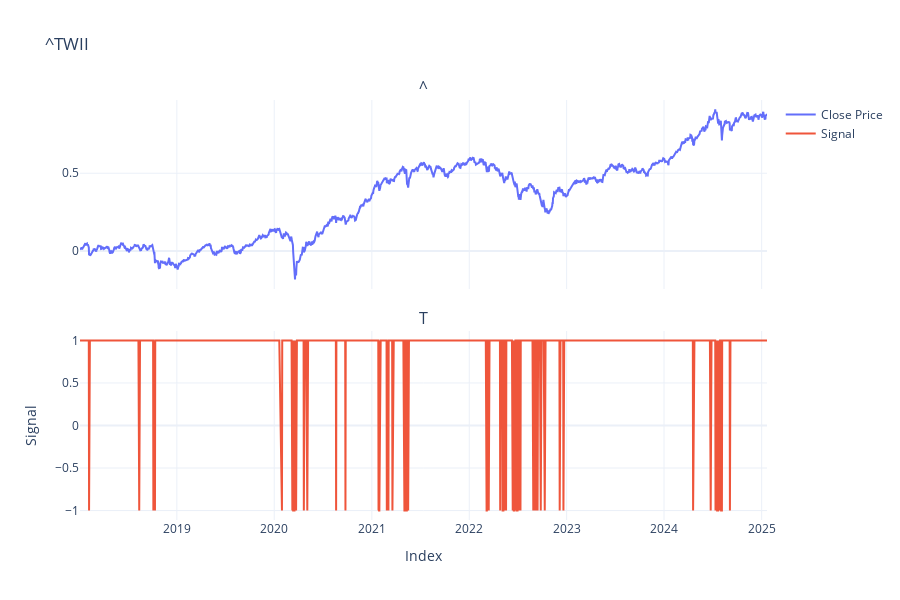

The notebook cell saved with this chart:
### Code cell
returns["pct_power_5"] = np.power(returns.Close, 5)
tajm = 242
alpha = 2 / (tajm + 1)
returns['cumsum_bm'] = returns.Close.cumsum()
returns['ma_cumsum_bm'] = returns.cumsum_bm.rolling(60).mean()
returns['pct_for_calculating_profit'] = returns.Close.shift(-2)

returns["pct_power_5_ema"] = returns["pct_power_5"].ewm(alpha=alpha, adjust=False).mean()
returns['pct_power_5_ema_shift_1'] = returns.pct_power_5_ema.shift(1)

returns['signal'] = returns.apply(lambda row: 1 if row['pct_power_5_ema'] > row['pct_power_5_ema_shift_1']*1.01 or row['pct_power_5_ema'] > 0 else -1, axis=1)


returns['strat_pct'] = returns.signal * returns.pct_for_calculating_profit

k = 0
u = -1

fig = make_subplots(rows=2, cols=1, shared_xaxes=True, vertical_spacing=0.1,
                     subplot_titles=symbol)

# fig.add_trace(go.Scatter(
#     x=returns.index[k:u],
#     y=returns.iloc[k:u]['strat_pct'].cumsum(),
#     mode='lines',
#     name='Cumulative Strategy %'
# ), row=1, col=1)
fig.add_trace(go.Scatter(
    x=returns.index[k:u],
    y=returns.iloc[k:u].cumsum_bm,
    mode='lines',
    name='Close Price'
), row=1, col=1)

# fig.add_trace(go.Scatter(
#     x=returns.index[k:u],
#     y=returns.iloc[k:u].ma_cumsum_bm,
#     mode='lines',
#     name='MA20'
# ), row=1, col=1)

fig.add_trace(go.Scatter(
    x=returns.index[k:u],
    y=returns.iloc[k:u]['signal'],
    mode='lines',
    name='Signal'
), row=2, col=1)

fig.update_layout(
    title=symbol,
    template="plotly_white",
    height=600
)

fig.update_xaxes(title_text="Index", row=2, col=1)
fig.update_yaxes(title_text="Signal", row=2, col=1)

fig.show()

### Figure 1 — Plotly figure (JSON) as saved in the notebook; plotly's stock layout.template omitted (floating-point values rounded to 4 significant figures; data arrays with more than 128 entries replaced by an {"elided": "..."} marker saying what was removed)
{"data": [{"mode": "lines", "name": "Close Price", "type": "scatter", "x": {"elided": "1714 str values"}, "xaxis": "x", "y": {"elided": "1714 float values"}, "yaxis": "y"}, {"mode": "lines", "name": "Signal", "type": "scatter", "x": {"elided": "1714 str values"}, "xaxis": "x2", "y": {"elided": "1714 int values"}, "yaxis": "y2"}], "layout": {"annotations": [{"font": {"size": 16}, "showarrow": false, "text": "^", "x": 0.5, "xanchor": "center", "xref": "paper", "y": 1, "yanchor": "bottom", "yref": "paper"}, {"font": {"size": 16}, "showarrow": false, "text": "T", "x": 0.5, "xanchor": "center", "xref": "paper", "y": 0.45, "yanchor": "bottom", "yref": "paper"}], "height": 600, "title": {"text": "^TWII"}, "xaxis": {"anchor": "y", "domain": [0, 1], "matches": "x2", "showticklabels": false}, "xaxis2": {"anchor": "y2", "domain": [0, 1], "title": {"text": "Index"}}, "yaxis": {"anchor": "x", "domain": [0.55, 1]}, "yaxis2": {"anchor": "x2", "domain": [0, 0.45], "title": {"text": "Signal"}}}}
